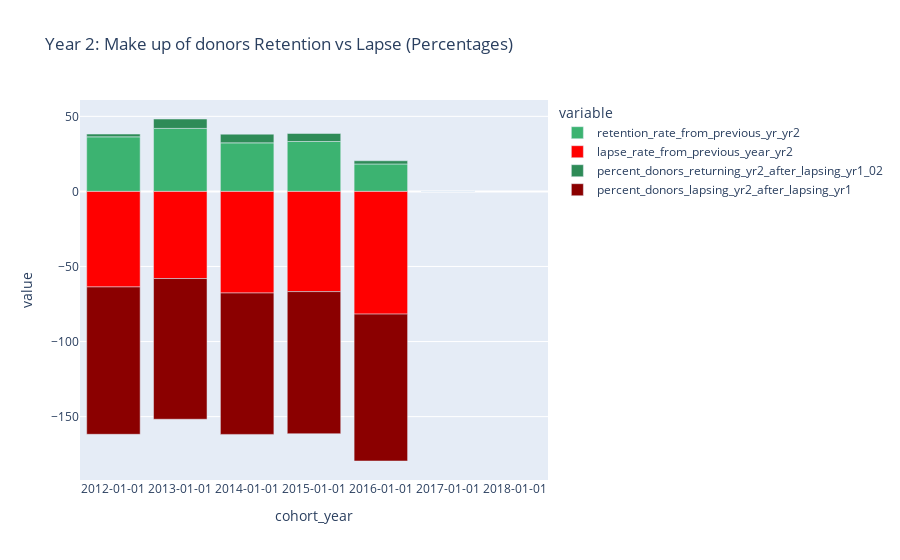

The cell this chart's notebook holds for it:
### Code cell
#dark colors should equal 100% and reg colors should equal 100% (regular green and red are 100% of those who GAVE previous yr; dark green and dark red are 100% of those who LAPSED previous year); dark green are recovered
fig = px.bar(renamed_pete_csv_neg, x="cohort_year", y=['retention_rate_from_previous_yr_yr2', 'lapse_rate_from_previous_year_yr2', 'percent_donors_returning_yr2_after_lapsing_yr1_02', 'percent_donors_lapsing_yr2_after_lapsing_yr1'],
            title="Year 2: Make up of donors Retention vs Lapse (Percentages)", 
             color_discrete_sequence =['mediumseagreen', 'red','seagreen','darkred'])
 #barmode='group', labels={'index':'year', 'y':'amount ($)'}, 
fig.update_xaxes(type='category')
#fig.update_traces(marker_color='green','red')
fig.show()

### Figure 1 — Plotly figure (JSON) as saved in the notebook; plotly's stock layout.template omitted (floating-point values rounded to 4 significant figures)
{"data": [{"alignmentgroup": "True", "hovertemplate": "variable=retention_rate_from_previous_yr_yr2<br>cohort_year=%{x}<br>value=%{y}<extra></extra>", "legendgroup": "retention_rate_from_previous_yr_yr2", "marker": {"color": "mediumseagreen"}, "name": "retention_rate_from_previous_yr_yr2", "offsetgroup": "retention_rate_from_previous_yr_yr2", "orientation": "v", "showlegend": true, "textposition": "auto", "type": "bar", "x": ["2012-01-01", "2013-01-01", "2014-01-01", "2015-01-01", "2016-01-01", "2017-01-01", "2018-01-01"], "xaxis": "x", "y": [36.36, 41.98, 32.34, 33.25, 18.28, 0, null], "yaxis": "y"}, {"alignmentgroup": "True", "hovertemplate": "variable=lapse_rate_from_previous_year_yr2<br>cohort_year=%{x}<br>value=%{y}<extra></extra>", "legendgroup": "lapse_rate_from_previous_year_yr2", "marker": {"color": "red"}, "name": "lapse_rate_from_previous_year_yr2", "offsetgroup": "lapse_rate_from_previous_year_yr2", "orientation": "v", "showlegend": true, "textposition": "auto", "type": "bar", "x": ["2012-01-01", "2013-01-01", "2014-01-01", "2015-01-01", "2016-01-01", "2017-01-01", "2018-01-01"], "xaxis": "x", "y": [-63.64, -58.02, -67.66, -66.75, -81.72, 0, null], "yaxis": "y"}, {"alignmentgroup": "True", "hovertemplate": "variable=percent_donors_returning_yr2_after_lapsing_yr1_02<br>cohort_year=%{x}<br>value=%{y}<extra></extra>", "legendgroup": "percent_donors_returning_yr2_after_lapsing_yr1_02", "marker": {"color": "seagreen"}, "name": "percent_donors_returning_yr2_after_lapsing_yr1_02", "offsetgroup": "percent_donors_returning_yr2_after_lapsing_yr1_02", "orientation": "v", "showlegend": true, "textposition": "auto", "type": "bar", "x": ["2012-01-01", "2013-01-01", "2014-01-01", "2015-01-01", "2016-01-01", "2017-01-01", "2018-01-01"], "xaxis": "x", "y": [1.852, 6.262, 5.804, 5.345, 2.143, 0, null], "yaxis": "y"}, {"alignmentgroup": "True", "hovertemplate": "variable=percent_donors_lapsing_yr2_after_lapsing_yr1<br>cohort_year=%{x}<br>value=%{y}<extra></extra>", "legendgroup": "percent_donors_lapsing_yr2_after_lapsing_yr1", "marker": {"color": "darkred"}, "name": "percent_donors_lapsing_yr2_after_lapsing_yr1", "offsetgroup": "percent_donors_lapsing_yr2_after_lapsing_yr1", "orientation": "v", "showlegend": true, "textposition": "auto", "type": "bar", "x": ["2012-01-01", "2013-01-01", "2014-01-01", "2015-01-01", "2016-01-01", "2017-01-01", "2018-01-01"], "xaxis": "x", "y": [-98.15, -93.74, -94.2, -94.65, -97.86, 0, null], "yaxis": "y"}], "layout": {"barmode": "relative", "legend": {"title": {"text": "variable"}, "tracegroupgap": 0}, "title": {"text": "Year 2: Make up of donors Retention vs Lapse (Percentages)"}, "xaxis": {"anchor": "y", "domain": [0, 1], "title": {"text": "cohort_year"}, "type": "category"}, "yaxis": {"anchor": "x", "domain": [0, 1], "title": {"text": "value"}}}}
